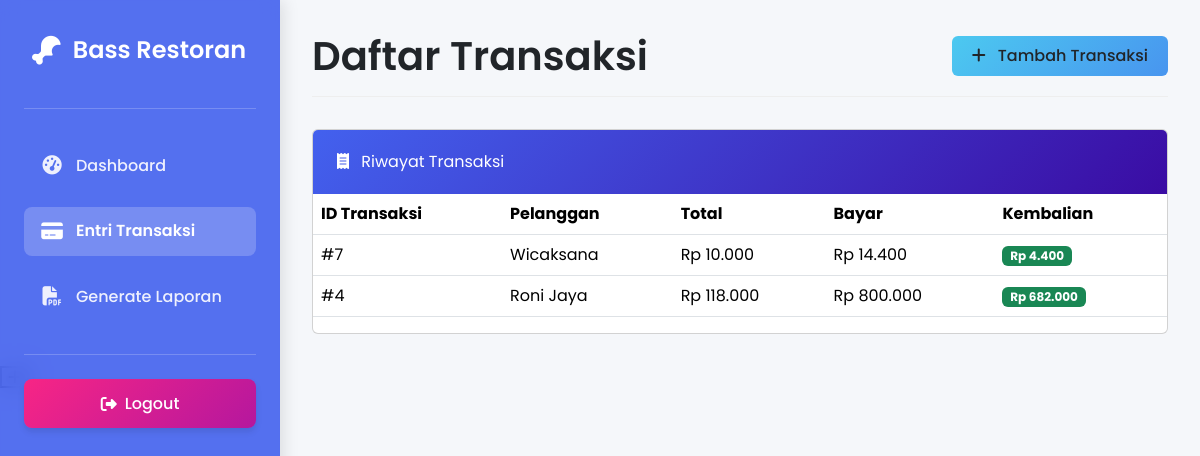
/kasir_transaksi.php, run on the app's committed database.
### tables this page shows
CREATE TABLE `transaksi` (
  `id_transaksi` int(11) NOT NULL,
  `id_pelanggan` int(11) NOT NULL,
  `total` int(11) NOT NULL,
  `bayar` int(11) NOT NULL,
  `kembalian` int(11) DEFAULT NULL,
  `tanggal_transaksi` date DEFAULT curdate(),
  `tanggal` date NOT NULL DEFAULT curdate()
);

CREATE TABLE `pelanggan` (
  `id_pelanggan` int(11) NOT NULL,
  `nama_pelanggan` varchar(100) NOT NULL,
  `jenis_kelamin` enum('Laki-laki','Perempuan') NOT NULL,
  `no_hp` varchar(15) NOT NULL,
  `alamat` text NOT NULL
);

### kasir_transaksi.php (the view, shortened to what this page needs)
<?php
$servername = "localhost";
$username = "root";
$password = "";
$dbname = "webkasir";
$conn = new mysqli($servername, $username, $password, $dbname);
?>
<!DOCTYPE html>
<html lang="en">
<head>
    <link href="https://cdn.jsdelivr.net/npm/bootstrap@5.3.2/dist/css/bootstrap.min.css" rel="stylesheet">
    <link rel="stylesheet" href="https://cdnjs.cloudflare.com/ajax/libs/font-awesome/6.4.2/css/all.min.css">
</head>
<body>
<div class="sidebar">
        <div class="logo">
            <i class="fa-solid fa-drumstick-bite"></i>
            <span>Bass Restoran</span>
        </div>
        <div class="divider"></div>
        <nav class="nav flex-column">
            <div class="nav-item">
                <a href="kasir_dashboard.php" class="nav-link">
                    <i class="fas fa-tachometer-alt"></i>
                    <span>Dashboard</span>
                </a>
            </div>
            <div class="nav-item">
                <a href="kasir_transaksi.php" class="nav-link active">
                    <i class="fa-solid fa-credit-card"></i>
                    <span>Entri Transaksi</span>
                </a>
            </div>
            <div class="nav-item">
                <a href="kasir_laporan.php" class="nav-link">
                    <i class="fa-solid fa-file-pdf"></i>
                    <span>Generate Laporan</span>
                </a>
            </div>
        </nav>
        <div class="divider"></div>
        <button class="logout-btn" onclick="window.location.href='logout.php'">
            <i class="fas fa-sign-out-alt"></i>
            <span>Logout</span>
        </button>
    </div>
    <div class="content animate-fade">
        <div class="page-header">
            <h1 class="page-title">Daftar Transaksi</h1>
            <a href="kasir_tambah_transaksi.php" class="btn btn-add">
                <i class="fas fa-plus"></i>
                Tambah Transaksi
            </a>
        </div>
        <div class="card hover-shadow">
            <div class="card-header">
                <i class="fas fa-receipt me-2"></i>
                Riwayat Transaksi
            </div>
            <div class="table-container">
                <div class="table-responsive">
                    <table class="table">
                        <thead>
                            <tr>
                                <th>ID Transaksi</th>
                                <th>Pelanggan</th>
                                <th>Total</th>
                                <th>Bayar</th>
                                <th>Kembalian</th>
                            </tr>
                        </thead>
                        <tbody>
                            <?php
                            $query = "SELECT t.id_transaksi, p.nama_pelanggan, t.total, t.bayar, (t.bayar - t.total) AS kembalian
                                      FROM transaksi t
                                      JOIN pelanggan p ON t.id_pelanggan = p.id_pelanggan
                                      ORDER BY t.id_transaksi DESC";
                            $result = $conn->query($query);
                            if ($result->num_rows > 0) {
                                while ($row = $result->fetch_assoc()) {
                                    echo "<tr>";
                                    echo "<td>#" . $row["id_transaksi"] . "</td>";
                                    echo "<td>" . $row["nama_pelanggan"] . "</td>";
                                    echo "<td>Rp " . number_format($row["total"], 0, ',', '.') . "</td>";
                                    echo "<td>Rp " . number_format($row["bayar"], 0, ',', '.') . "</td>";
                                    echo "<td><span class='badge bg-success'>Rp " . number_format($row["kembalian"], 0, ',', '.') . "</span></td>";
                                    echo "</tr>";
                                }
                            }
                            ?>
                        </tbody>
                    </table>
                </div>
            </div>
        </div>
    </div>
    <button class="fab" onclick="window.location.href='kasir_tambah_transaksi.php'">
    </button>
</body>
</html>

### kasir_transaksi.php (style rules this page uses)
:root { --primary-color: #4361ee; --secondary-color: #3f37c9; --accent-color: #4895ef; --danger-color: #f72585; --success-color: #4cc9f0; --warning-color: #f8961e; --dark-color: #212529; --light-color: #f8f9fa; --sidebar-width: 280px; }
body { font-family: 'Poppins', sans-serif; background-color: #f5f7fa; color: var(--dark-color); overflow-x: hidden; }
.sidebar { height: 100vh; width: var(--sidebar-width); position: fixed; top: 0; left: 0; background: rgba(67, 97, 238, 0.9); backdrop-filter: blur(10px); -webkit-backdrop-filter: blur(10px); color: white; padding: 1.5rem; box-shadow: 4px 0 15px rgba(0, 0, 0, 0.1); z-index: 1000; transition: all 0.3s ease; }
.sidebar .logo { display: flex; align-items: center; font-size: 1.5rem; font-weight: 600; margin-bottom: 2rem; padding: 0.5rem; border-radius: 8px; transition: all 0.3s; }
.sidebar .logo i { margin-right: 12px; font-size: 1.8rem; color: #fff; }
.sidebar .nav-item { margin: 0.5rem 0; border-radius: 8px; transition: all 0.3s; }
.sidebar .nav-link { display: flex; align-items: center; color: rgba(255, 255, 255, 0.9); padding: 0.8rem 1rem; border-radius: 8px; text-decoration: none; font-weight: 500; transition: all 0.3s; }
.sidebar .nav-link i { width: 24px; text-align: center; font-size: 1.2rem; margin-right: 12px; transition: all 0.3s; }
.sidebar .nav-link.active { background: rgba(255, 255, 255, 0.2); color: white; font-weight: 600; }
.sidebar .nav-link.active i { color: white; }
.divider { height: 1px; background: rgba(255, 255, 255, 0.2); margin: 1.5rem 0; }
.logout-btn { width: 100%; background: linear-gradient(135deg, #f72585, #b5179e); border: none; padding: 0.8rem; border-radius: 8px; color: white; font-weight: 500; margin-top: 1rem; display: flex; align-items: center; justify-content: center; transition: all 0.3s; box-shadow: 0 4px 6px rgba(0, 0, 0, 0.1); }
.logout-btn i { margin-right: 8px; }
.content { margin-left: var(--sidebar-width); padding: 2rem; transition: all 0.3s; }
.page-header { display: flex; justify-content: space-between; align-items: center; margin-bottom: 2rem; padding-bottom: 1rem; border-bottom: 1px solid #eee; }
.page-title { font-weight: 600; color: var(--dark-color); margin: 0; display: flex; align-items: center; }
.card-header { background: linear-gradient(135deg, #4361ee, #3a0ca3); color: white; padding: 1.25rem 1.5rem; border-bottom: none; }
.btn-add { background: linear-gradient(135deg, #4cc9f0, #4895ef); border: none; padding: 0.5rem 1.25rem; font-weight: 500; transition: all 0.3s; }
.btn-add i { margin-right: 8px; }
.table-container { overflow-x: auto; }

### data on the page
transaksi: id_transaksi "7", pelanggan.nama_pelanggan "Wicaksana", total "10.000", bayar "14.400", kembalian "4.400"
transaksi: id_transaksi "4", pelanggan.nama_pelanggan "Roni Jaya", total "118.000", bayar "800.000", kembalian "682.000"
